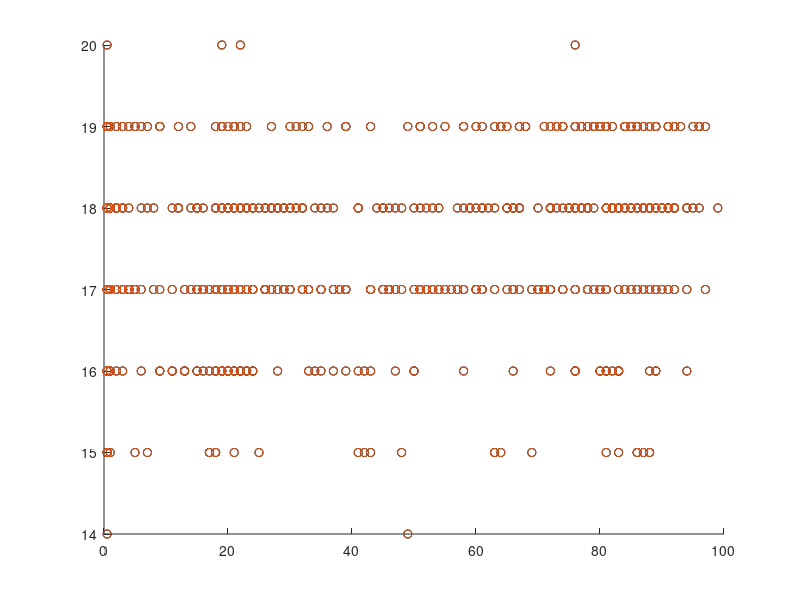

This figure's MATLAB source: (Note: this script raises an error after producing the figure.)
function [] = datafitting( )

load('datafitting_clean.mat');
virus = virus8_11;
%virus = virus(find(virus(:,1)>0.5),:)
figure;
X = virus(:,1)
Y = virus(:,2)
x = linspace(min(X),max(X));
scatter(X,Y,'k')
hold on;
span = 0.1;
%line(x,mylowess([X,Y],x,span))


scatter(X, Y)
f = @(xy) mylowess(xy,x,span);
yboot2 = bootstrp(500,f,[X,Y])';
meanloess = mean(yboot2,2);
h1 = line(x, meanloess,'color','k','linestyle','-','linewidth',2);

stdloess = std(yboot2,0,2);
h2 = line(x, meanloess+2*stdloess,'color','r','linestyle','--','linewidth',2);
h3 = line(x, meanloess-2*stdloess,'color','r','linestyle','--','linewidth',2);

L5 = legend('Localized Regression','Confidence Intervals',2);
snapnow
end

